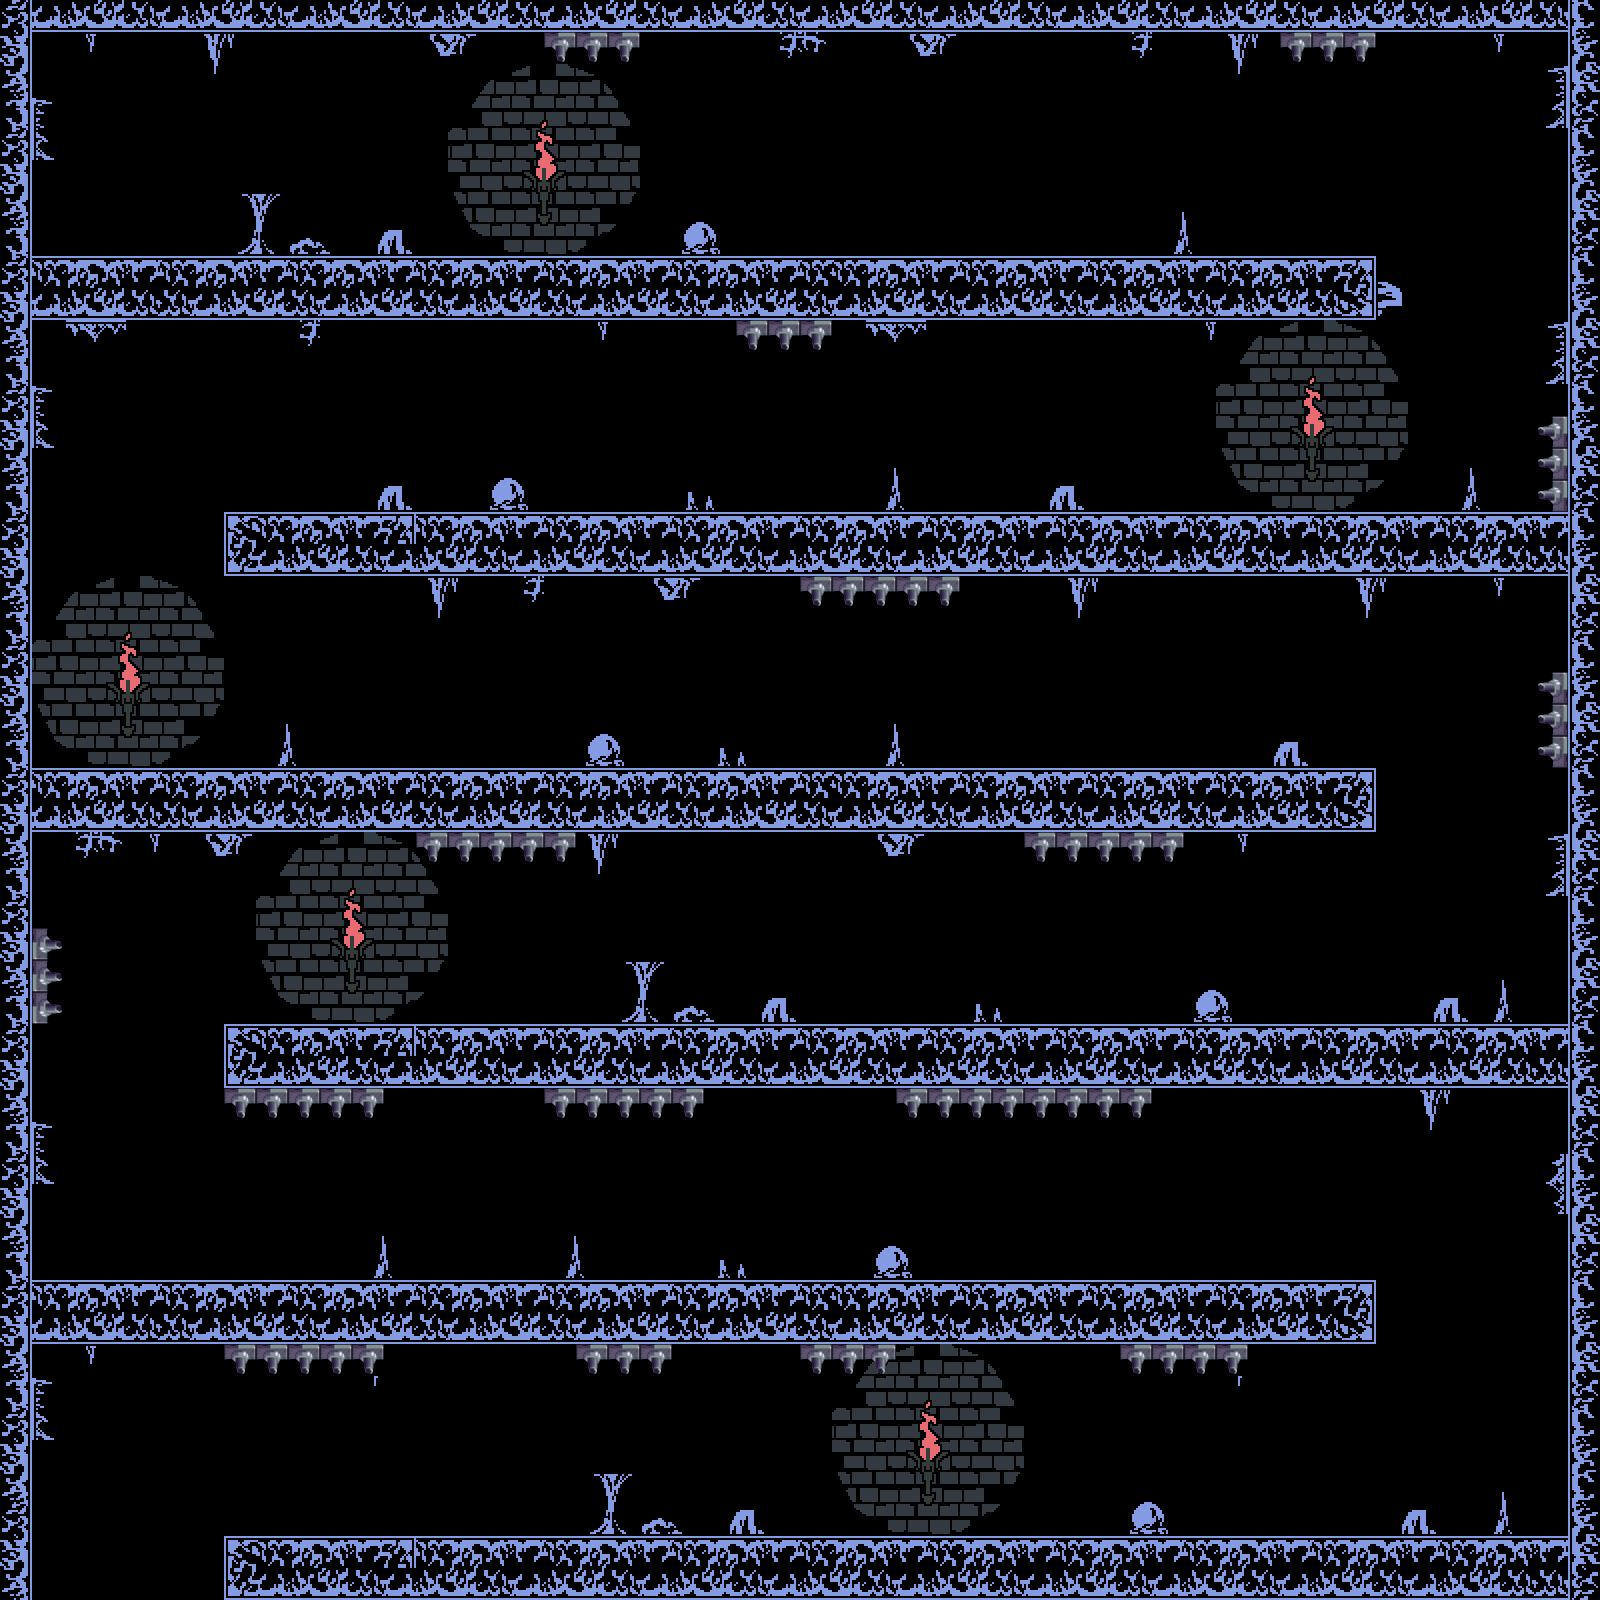

This is a level from a 2D game, rendered from its Tiled map with the project's own tilesets. A one-line summary and the map file follow, with tile-layer data summarised:
An orthogonal 50x50 tile map with 32x32 px tiles, 4 tile layers (bg, torches, Touchable, decorations), 4 tilesets and 125 objects (SpawnPoint).

<map version="1.10" tiledversion="1.12.1" orientation="orthogonal" renderorder="right-down" width="50" height="50" tilewidth="32" tileheight="32" infinite="0" nextlayerid="8" nextobjectid="322">
 <tileset firstgid="1" source="../tsx_tilesets/dungeon_blue.tsx" />
 <tileset firstgid="265" source="../tsx_tilesets/torches.tsx" />
 <tileset firstgid="573" source="../tsx_tilesets/Robot Tileset SELL.tsx" />
 <tileset firstgid="637" source="../tsx_tilesets/wall_turret.tsx" />
 <layer id="1" name="bg" width="50" height="50">
  <data>[2500 cells, 2500 non-empty, 1 distinct tile ids]</data>
 </layer>
 <layer id="5" name="torches" width="50" height="50">
  <data>[2500 cells, 180 non-empty, 36 distinct tile ids]</data>
 </layer>
 <objectgroup id="6" name="Spikes">
  <object id="6" gid="595" x="800" y="256" width="32" height="32">
   <properties>
    <property name="active_time" type="float" value="2.5" />
    <property name="hide_time" type="float" value="1" />
    <property name="pop_height" type="float" value="32" />
   </properties>
  </object>
  <object id="7" gid="595" x="768" y="256" width="32" height="32">
   <properties>
    <property name="active_time" type="float" value="2.5" />
    <property name="hide_time" type="float" value="1" />
    <property name="pop_height" type="float" value="32" />
   </properties>
  </object>
  <object id="8" gid="595" x="736" y="256" width="32" height="32">
   <properties>
    <property name="active_time" type="float" value="2.5" />
    <property name="hide_time" type="float" value="1" />
    <property name="pop_height" type="float" value="32" />
   </properties>
  </object>
  <object id="9" gid="595" x="1056" y="256" width="32" height="32">
   <properties>
    <property name="active_time" type="float" value="1.5" />
    <property name="hide_time" type="float" value="2" />
    <property name="pop_height" type="float" value="32" />
   </properties>
  </object>
  <object id="10" gid="595" x="1024" y="256" width="32" height="32">
   <properties>
    <property name="active_time" type="float" value="1.5" />
    <property name="hide_time" type="float" value="2" />
    <property name="pop_height" type="float" value="32" />
   </properties>
  </object>
  <object id="11" gid="595" x="992" y="256" width="32" height="32">
   <properties>
    <property name="active_time" type="float" value="1.5" />
    <property name="hide_time" type="float" value="2" />
    <property name="pop_height" type="float" value="32" />
   </properties>
  </object>
  <object id="15" gid="595" x="992" y="512" width="32" height="32">
   <properties>
    <property name="active_time" type="float" value="1.5" />
    <property name="hide_time" type="float" value="1" />
    <property name="pop_height" type="float" value="32" />
   </properties>
  </object>
  <object id="16" gid="595" x="960" y="512" width="32" height="32">
   <properties>
    <property name="active_time" type="float" value="1.5" />
    <property name="hide_time" type="float" value="1" />
    <property name="pop_height" type="float" value="32" />
   </properties>
  </object>
  <object id="17" gid="595" x="928" y="512" width="32" height="32">
   <properties>
    <property name="active_time" type="float" value="1.5" />
    <property name="hide_time" type="float" value="1" />
    <property name="pop_height" type="float" value="32" />
   </properties>
  </object>
  <object id="18" gid="595" x="608" y="512" width="32" height="32">
   <properties>
    <property name="active_time" type="float" value="1.5" />
    <property name="hide_time" type="float" value="0.5" />
    <property name="pop_height" type="float" value="32" />
   </properties>
  </object>
  <object id="19" gid="595" x="576" y="512" width="32" height="32">
   <properties>
    <property name="active_time" type="float" value="1.5" />
    <property name="hide_time" type="float" value="0.5" />
    <property name="pop_height" type="float" value="32" />
   </properties>
  </object>
  <object id="20" gid="595" x="544" y="512" width="32" height="32">
   <properties>
    <property name="active_time" type="float" value="1.5" />
    <property name="hide_time" type="float" value="0.5" />
    <property name="pop_height" type="float" value="32" />
   </properties>
  </object>
  <object id="21" gid="595" x="320" y="512" width="32" height="32">
   <properties>
    <property name="active_time" type="float" value="3.5" />
    <property name="hide_time" type="float" value="0.5" />
    <property name="pop_height" type="float" value="32" />
   </properties>
  </object>
  <object id="22" gid="595" x="288" y="512" width="32" height="32">
   <properties>
    <property name="active_time" type="float" value="3.5" />
    <property name="hide_time" type="float" value="0.5" />
    <property name="pop_height" type="float" value="32" />
   </properties>
  </object>
  <object id="23" gid="595" x="256" y="512" width="32" height="32">
   <properties>
    <property name="active_time" type="float" value="3.5" />
    <property name="hide_time" type="float" value="0.5" />
    <property name="pop_height" type="float" value="32" />
   </properties>
  </object>
  <object id="24" gid="595" x="448" y="768" width="32" height="32">
   <properties>
    <property name="active_time" type="float" value="2.5" />
    <property name="hide_time" type="float" value="1" />
    <property name="pop_height" type="float" value="32" />
   </properties>
  </object>
  <object id="25" gid="595" x="416" y="768" width="32" height="32">
   <properties>
    <property name="active_time" type="float" value="2.5" />
    <property name="hide_time" type="float" value="1" />
    <property name="pop_height" type="float" value="32" />
   </properties>
  </object>
  <object id="26" gid="595" x="384" y="768" width="32" height="32">
   <properties>
    <property name="active_time" type="float" value="2.5" />
    <property name="hide_time" type="float" value="1" />
    <property name="pop_height" type="float" value="32" />
   </properties>
  </object>
  <object id="27" gid="595" x="1024" y="768" width="32" height="32">
   <properties>
    <property name="active_time" type="float" value="1" />
    <property name="hide_time" type="float" value="1" />
    <property name="pop_height" type="float" value="32" />
   </properties>
  </object>
  <object id="28" gid="595" x="992" y="768" width="32" height="32">
   <properties>
    <property name="active_time" type="float" value="1" />
    <property name="hide_time" type="float" value="1" />
    <property name="pop_height" type="float" value="32" />
   </properties>
  </object>
  <object id="29" gid="595" x="960" y="768" width="32" height="32">
   <properties>
    <property name="active_time" type="float" value="1" />
    <property name="hide_time" type="float" value="1" />
    <property name="pop_height" type="float" value="32" />
   </properties>
  </object>
  <object id="30" gid="595" x="1120" y="768" width="32" height="32">
   <properties>
    <property name="active_time" type="float" value="2" />
    <property name="hide_time" type="float" value="1" />
    <property name="pop_height" type="float" value="32" />
   </properties>
  </object>
  </objectgroup>
 <layer id="2" name="Touchable" width="50" height="50">
  <data>[2500 cells, 655 non-empty, 21 distinct tile ids]</data>
 </layer>
 <layer id="3" name="decorations" width="50" height="50">
  <data>[2500 cells, 264 non-empty, 37 distinct tile ids]</data>
 </layer>
 <objectgroup id="7" name="Shooters">
  <!-- 67 objects omitted --></objectgroup>
 <objectgroup id="4" name="SpawnPoint">
  <!-- 1 objects omitted --></objectgroup>
</map>
<!-- 103 of 125 objects omitted -->
